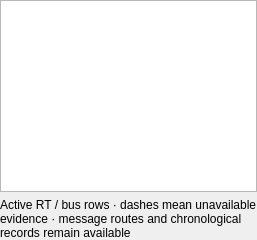
<?xml version="1.0" encoding="UTF-8"?>
<ui version="4.0"><class>RtChannelBody</class><widget class="QWidget" name="RtChannelBody"><layout class="QVBoxLayout" name="bodyLayout"><property name="leftMargin"><number>0</number></property><property name="topMargin"><number>0</number></property><property name="rightMargin"><number>0</number></property><property name="bottomMargin"><number>0</number></property><item><widget class="QTreeView" name="rtTree"><property name="accessibleName"><string>RT statistics by address and bus; message routes alternate view</string></property><property name="alternatingRowColors"><bool>true</bool></property><property name="editTriggers"><set>QAbstractItemView::NoEditTriggers</set></property><property name="selectionBehavior"><enum>QAbstractItemView::SelectRows</enum></property><property name="uniformRowHeights"><bool>false</bool></property><property name="sortingEnabled"><bool>false</bool></property><property name="wordWrap"><bool>false</bool></property></widget></item><item><widget class="QLabel" name="scopeNotice"><property name="text"><string>Active RT / bus rows · dashes mean unavailable evidence · message routes and chronological records remain available</string></property><property name="wordWrap"><bool>true</bool></property></widget></item></layout></widget><resources/><connections/></ui>
